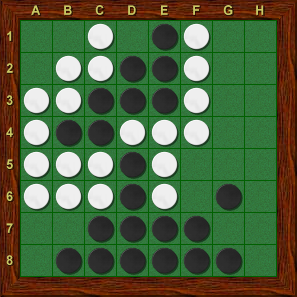
#> input picture 第六周计科211-蓝明艳/checkerboard .png, 297 x 297 px, found by its file name
$ python six_answer.py
#> lines starting #> are read from the running program, lines starting #| are printed output that depends on the picture; after the words box and inside, x2 and y2 are one past the last pixel; in counts of white or black regions, pixels touching at a corner belong together; pictures that were not available may be replaced by others from this repository, and a replacement may not be noted
import cv2
import numpy as np
from matplotlib import pyplot as plt
import math

src = cv2.imread('./recourse/checkerboard .png', cv2.IMREAD_COLOR)  # 识别图片
#> src is the input picture: shape (297, 297, 3); mean B, G, R 61.9, 99.5, 78
img1 = cv2.cvtColor(src, cv2.COLOR_BGR2GRAY)  # 颜色转换变为灰度图
template = cv2.imread('./recourse/white.png', cv2.IMREAD_GRAYSCALE)  # 识别白棋
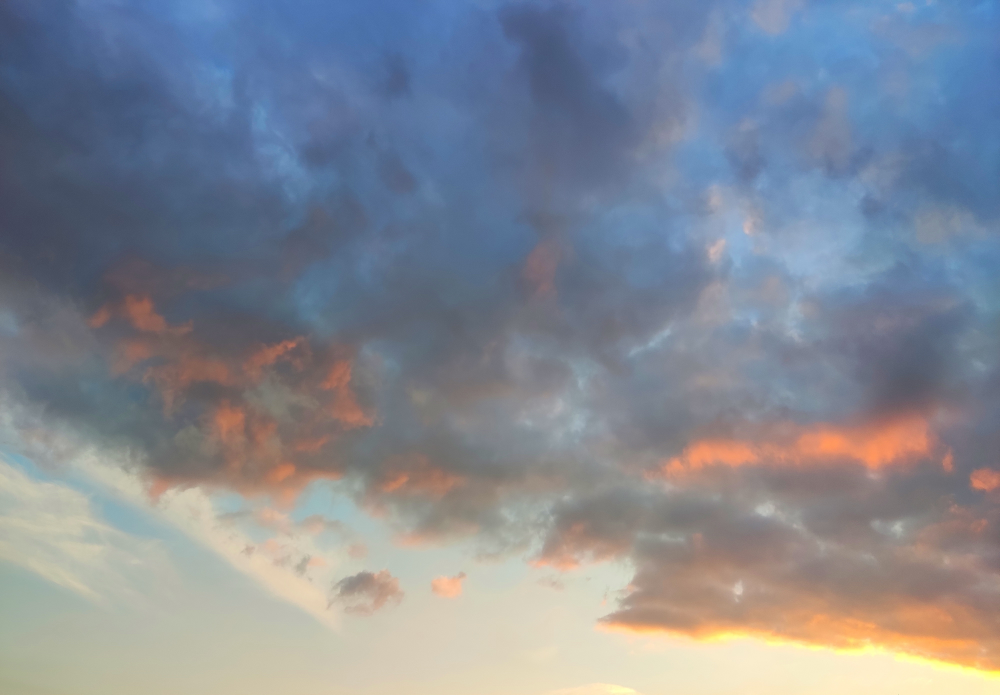
#> input picture 第三周计科211-蓝明艳/photoo.jpg, 4000 x 2779 px, given in place of white.png, which was not available (shown at 1/4 size)
#> template: shape (2779, 4000); min 53, max 252, mean 136.7
w, h = template.shape[::-1]  # 模板匹配
#> w = 4000; h = 2779
res = cv2.matchTemplate(img1, template, cv2.TM_CCOEFF_NORMED)
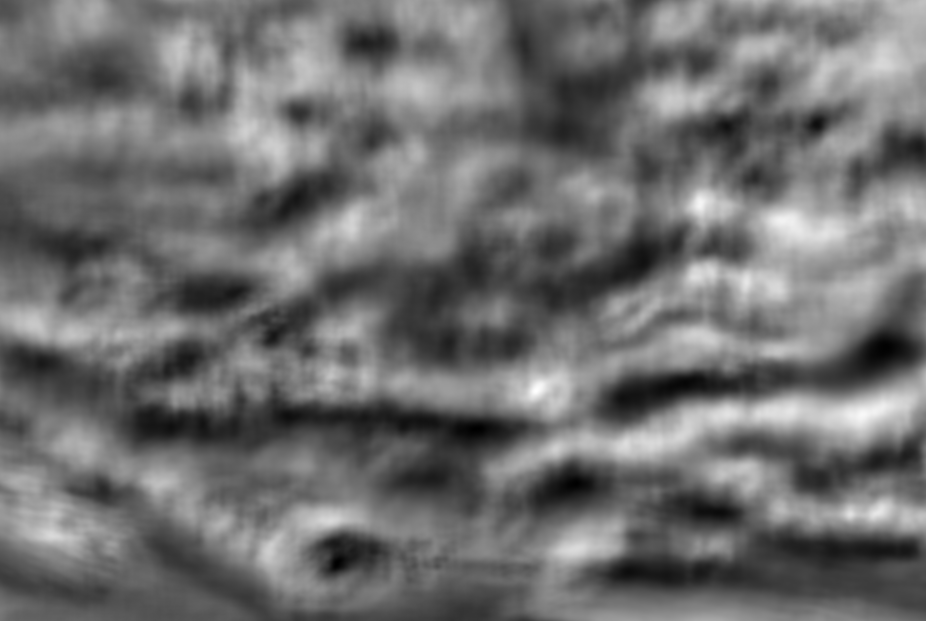
#> res: shape (2483, 3704) float32 (shown at 1/4 size); min -0.335, max 0.364, mean -0.0302; drawn with min black and max white
threshold = 0.9  # 模型评价指标AUC
loc = np.where(res >= threshold)
#> loc = (empty array, empty array)
for pt in zip(*loc[::-1]):  # 绘制矩形框
    cv2.rectangle(src, pt, (pt[0] + w + 4, pt[1] + h + 9), (0, 0, 255), 1)
#> this loop made 0 passes
template = cv2.imread('./recourse/black.png', cv2.IMREAD_GRAYSCALE)  # 识别黑棋
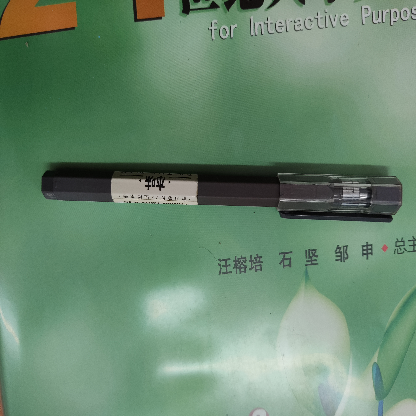
#> input picture 训练图片1/shujuIMG_20220225_214725_Rota0.png, 416 x 416 px, given in place of black.png, which was not available
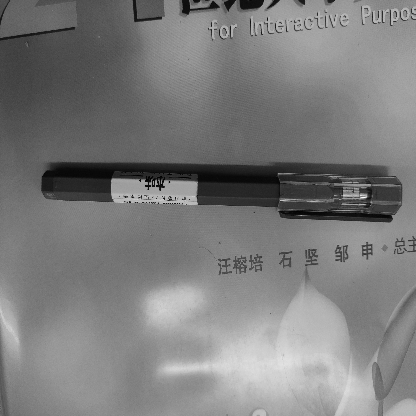
#> template: shape (416, 416); min 0, max 255, mean 124.1
w1, h1 = template.shape[::-1]
#> w1 = 416; h1 = 416
res1 = cv2.matchTemplate(img1, template, cv2.TM_CCOEFF_NORMED)
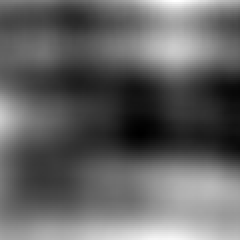
#> res1: shape (120, 120) float32 (shown 2 times larger); min -0.253, max -0.0441, mean -0.171; drawn with min black and max white
threshold1 = 0.87
loc1 = np.where(res1 >= threshold1)
#> loc1 = (empty array, empty array)
for pt in zip(*loc1[::-1]):  # 绘制矩形框
    cv2.rectangle(src, pt, (pt[0] + w1 + 5, pt[1] + h1 + 6), (0, 255, 0), 1)

lan = cv2.imread('./recourse/checkerboard .png')
gray = cv2.cvtColor(lan, cv2.COLOR_BGR2GRAY)  # 转为灰度图
edges = cv2.Canny(gray, 50, 100, apertureSize=3)  # 边缘检测
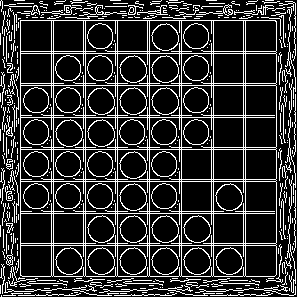
#> edges: shape (297, 297); 19% white in thin lines or dots
minlengeth = 100
maxlineGap = 20
lines = cv2.HoughLinesP(edges, 1, np.pi / 180, 100, minlengeth, maxlineGap)  # 检测直线
#> lines = 73 rows, first 6: [85, 275, 85, 20], [86, 181, 275, 181], [53, 275, 53, 20], [86, 245, 275, 245], [54, 85, 84, 85], [86, 213, 274, 213]
for each in range(len(lines)):  # 将识别到的所有线条画出
    for x1, y1, x2, y2 in lines[each]:
        cv2.line(src, (x1, y1), (x2, y2), (255, 200, 0), 2)
#> this loop made 73 passes
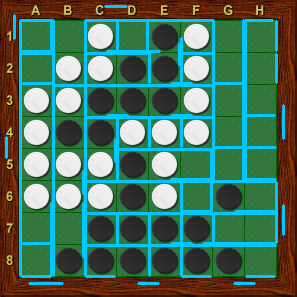
#> src: shape (297, 297, 3); 13.49% of pixels changed, all inside (x1, y1, x2, y2) = (5, 5, 285, 285)

m = -1
m1 = -1
for pt1 in zip(*loc[::-1]):  # 模板匹配并翻转图像
    for pt2 in zip(*loc[::-1]):
        float(m)
        a = ((pt1[0] - pt2[0]) ** 2 + (pt1[1] - pt2[1]) ** 2) ** 1 / 2  # 计算各与模板匹配的对象之间的距离
        if a > m:  # 寻找最大值
            m = a
            pt1m = (pt1[0] + int(w / 2), pt1[1] + int(h / 2))
            pt2m = (pt2[0] + int(w / 2), pt2[1] + int(h / 2))
#> after the loop, m = -1

for pt3 in zip(*loc1[::-1]):  # 模板匹配并翻转图像
    for pt4 in zip(*loc1[::-1]):
        float(m1)
        a = ((pt3[0] - pt4[0]) ** 2 + (pt3[1] - pt4[1]) ** 2) ** 1 / 2  # 计算各与模板匹配的对象之间的距离
        if a > m1:  # 寻找最大值
            m1 = a
            pt3m = (pt3[0] + int(w / 2), pt3[1] + int(h / 2))
            pt4m = (pt4[0] + int(w / 2), pt4[1] + int(h / 2))
#> after the loop, m1 = -1

#> (the run stopped early here; a loop or call above may not have finished)
